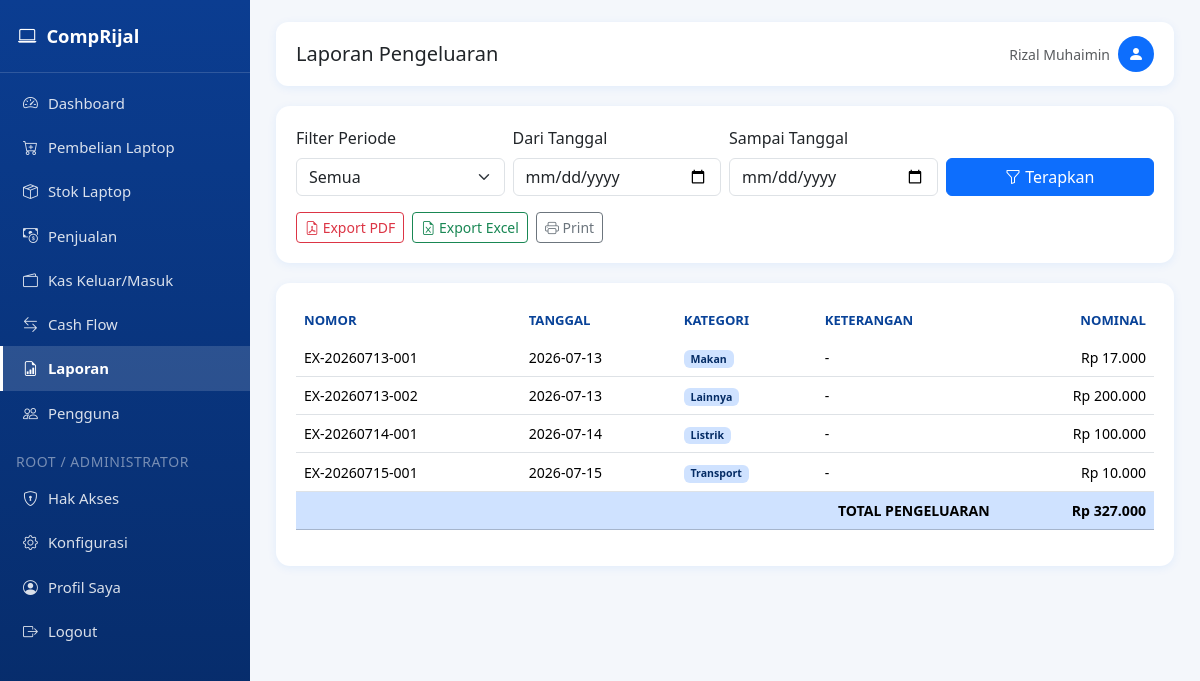
The page /laporan/pengeluaran (signed in) on the database its author committed.
### tables this page shows
CREATE TABLE settings (
            key TEXT PRIMARY KEY,
            value TEXT
        );

CREATE TABLE pengeluaran (
            id INTEGER PRIMARY KEY AUTOINCREMENT,
            nomor TEXT UNIQUE NOT NULL,
            tanggal TEXT NOT NULL,
            kategori TEXT,
            keterangan TEXT,
            nominal REAL DEFAULT 0,
            created_at TEXT DEFAULT CURRENT_TIMESTAMP
        , tipe TEXT DEFAULT 'keluar');

### app.py (the view)
@app.route("/laporan/pengeluaran")
@page_required("laporan")
def laporan_pengeluaran():
    rows, total, filt, start_date, end_date = _laporan_pengeluaran_data()
    return render_template("laporan_pengeluaran.html", rows=rows, total=total, filt=filt,
                            start_date=start_date, end_date=end_date)

### app.py (called while the page is built)
def page_required(page_key):
    def wrapper(f):
        @wraps(f)
        def decorated(*args, **kwargs):
            if "user_id" not in session:
                flash("Silakan login terlebih dahulu.", "warning")
                return redirect(url_for("login"))
            if not has_page_access(session["user_id"], session.get("role"), page_key):
                flash("Anda tidak memiliki hak akses ke halaman ini. Hubungi administrator.", "danger")
                return redirect(url_for("dashboard"))
            return f(*args, **kwargs)
        return decorated
    return wrapper

def can_access_page(page_key: str) -> bool:
    if "user_id" not in session:
        return False
    if page_key in {"konfigurasi", "hak_akses"}:
        return session.get("role") in ("root", "administrator")
    return has_page_access(session["user_id"], session.get("role"), page_key)

def get_period_range():
    filt = request.args.get("filter", "semua")
    today = datetime.now().date()
    start_date = request.args.get("start_date", "")
    end_date = request.args.get("end_date", "")
    if filt == "harian":
        start_date = end_date = today.strftime("%Y-%m-%d")
    elif filt == "bulanan":
        start_date = today.replace(day=1).strftime("%Y-%m-%d")
        end_date = today.strftime("%Y-%m-%d")
    elif filt == "tahunan":
        start_date = today.replace(month=1, day=1).strftime("%Y-%m-%d")
        end_date = today.strftime("%Y-%m-%d")
    elif filt == "periode":
        pass  # gunakan start_date & end_date dari form
    else:
        start_date, end_date = "", ""
    return filt, start_date, end_date

@app.context_processor
def inject_globals():
    return {
        "rp": reports.rp,
        "current_year": datetime.now().year,
        "now_date": datetime.now().strftime("%Y-%m-%d"),
        "app_settings": get_all_settings(),
        "can_access_page": can_access_page,
    }

def _laporan_pengeluaran_data():
    filt, start_date, end_date = get_period_range()
    conn = get_db_connection()
    query = "SELECT * FROM pengeluaran WHERE 1=1"
    params = []
    if start_date:
        query += " AND tanggal >= ?"
        params.append(start_date)
    if end_date:
        query += " AND tanggal <= ?"
        params.append(end_date)
    query += " ORDER BY tanggal ASC"
    rows = conn.execute(query, params).fetchall()
    conn.close()
    total = sum(r["nominal"] for r in rows)
    return rows, total, filt, start_date, end_date

### templates/laporan_pengeluaran.html (shortened to what this page needs)
{% extends "base.html" %}
{% block page_title %}Laporan Pengeluaran{% endblock %}
{% block content %}
<div class="card-panel">
    {% include "_filter_periode.html" %}
    <div class="mt-3 d-flex gap-2 no-print">
        <a href="{{ url_for('laporan_pengeluaran_pdf', filter=filt, start_date=start_date, end_date=end_date) }}" class="btn btn-outline-danger btn-sm" target="_blank"><i class="bi bi-file-earmark-pdf"></i> Export PDF</a>
        <a href="{{ url_for('laporan_pengeluaran_excel', filter=filt, start_date=start_date, end_date=end_date) }}" class="btn btn-outline-success btn-sm"><i class="bi bi-file-earmark-excel"></i> Export Excel</a>
        <button class="btn btn-outline-secondary btn-sm" onclick="window.print()"><i class="bi bi-printer"></i> Print</button>
    </div>
</div>
<div class="card-panel">
    <div class="table-responsive">
        <table class="table table-hover align-middle">
            <thead><tr><th>Nomor</th><th>Tanggal</th><th>Kategori</th><th>Keterangan</th><th class="text-end">Nominal</th></tr></thead>
            <tbody>
                {% for r in rows %}
                <tr>
                    <td>{{ r.nomor }}</td>
                    <td>{{ r.tanggal }}</td>
                    <td><span class="badge bg-primary-subtle text-primary-emphasis">{{ r.kategori }}</span></td>
                    <td>{{ r.keterangan or '-' }}</td>
                    <td class="text-end">{{ rp(r.nominal) }}</td>
                </tr>
                {% else %}
                <tr><td colspan="5" class="text-center text-muted py-4">Tidak ada data pada periode ini.</td></tr>
                {% endfor %}
            </tbody>
            <tfoot>
                <tr class="table-primary fw-bold">
                    <td colspan="4" class="text-end">TOTAL PENGELUARAN</td>
                    <td class="text-end">{{ rp(total) }}</td>
                </tr>
            </tfoot>
        </table>
    </div>
</div>
{% endblock %}

### templates/base.html (shortened to what this page needs)
<!DOCTYPE html>
<html lang="id">
<head>
    <link href="{{ url_for('static', filename='css/bootstrap.min.css') }}" rel="stylesheet">
    <link href="{{ url_for('static', filename='css/bootstrap-icons.css') }}" rel="stylesheet">
    <link href="{{ url_for('static', filename='css/style.css') }}" rel="stylesheet">
</head>
<body>
    <nav class="sidebar" id="sidebar">
        <div class="brand">
            <i class="bi bi-laptop"></i>
            <span>{{ app_settings.app_title }}</span>
        </div>
        <div class="nav flex-column pt-2">
            {% if can_access_page('dashboard') %}
            <a class="nav-link {% if request.endpoint == 'dashboard' %}active{% endif %}" href="{{ url_for('dashboard') }}">
                <i class="bi bi-speedometer2"></i> Dashboard
            </a>
            {% endif %}
            {% if can_access_page('pembelian') %}
            <a class="nav-link {% if request.endpoint and request.endpoint.startswith('pembelian') %}active{% endif %}" href="{{ url_for('pembelian_list') }}">
                <i class="bi bi-cart-plus"></i> Pembelian Laptop
            </a>
            {% endif %}
            {% if can_access_page('stok') %}
            <a class="nav-link {% if request.endpoint == 'stok_list' %}active{% endif %}" href="{{ url_for('stok_list') }}">
                <i class="bi bi-box-seam"></i> Stok Laptop
            </a>
            {% endif %}
            {% if can_access_page('penjualan') %}
            <a class="nav-link {% if request.endpoint and request.endpoint.startswith('penjualan') %}active{% endif %}" href="{{ url_for('penjualan_list') }}">
                <i class="bi bi-cash-coin"></i> Penjualan
            </a>
            {% endif %}
            {% if can_access_page('pengeluaran') %}
            <a class="nav-link {% if request.endpoint and request.endpoint.startswith('pengeluaran') %}active{% endif %}" href="{{ url_for('pengeluaran_list') }}">
                <i class="bi bi-wallet2"></i> Kas Keluar/Masuk
            </a>
            {% endif %}
            {% if can_access_page('cashflow') %}
            <a class="nav-link {% if request.endpoint == 'cashflow_view' %}active{% endif %}" href="{{ url_for('cashflow_view') }}">
                <i class="bi bi-arrow-left-right"></i> Cash Flow
            </a>
            {% endif %}
            {% if can_access_page('laporan') %}
            <a class="nav-link {% if request.endpoint and request.endpoint.startswith('laporan') %}active{% endif %}" href="{{ url_for('laporan_menu') }}">
                <i class="bi bi-file-earmark-bar-graph"></i> Laporan
            </a>
            {% endif %}
            {% if can_access_page('pengguna') %}
            <a class="nav-link {% if request.endpoint and request.endpoint.startswith('pengguna') %}active{% endif %}" href="{{ url_for('pengguna_list') }}">
                <i class="bi bi-people"></i> Pengguna
            </a>
            {% endif %}
            {% if can_access_page('hak_akses') %}
            <div class="px-3 pt-3 pb-1 text-uppercase small" style="color: rgba(255,255,255,0.45); letter-spacing: .04em;">Root / Administrator</div>
            <a class="nav-link {% if request.endpoint == 'hak_akses' %}active{% endif %}" href="{{ url_for('hak_akses') }}">
                <i class="bi bi-shield-lock"></i> Hak Akses
            </a>
            {% endif %}
            {% if can_access_page('konfigurasi') %}
            <a class="nav-link {% if request.endpoint == 'konfigurasi' %}active{% endif %}" href="{{ url_for('konfigurasi') }}">
                <i class="bi bi-gear"></i> Konfigurasi
            </a>
            {% endif %}
            <a class="nav-link {% if request.endpoint == 'profil' %}active{% endif %}" href="{{ url_for('profil') }}">
                <i class="bi bi-person-circle"></i> Profil Saya
            </a>
            <a class="nav-link" href="{{ url_for('logout') }}">
                <i class="bi bi-box-arrow-right"></i> Logout
            </a>
        </div>
    </nav>
    <div class="main-content">
        <div class="topbar no-print">
            <div class="d-flex align-items-center gap-3">
                <h5 class="mb-0">{% block page_title %}Dashboard{% endblock %}</h5>
            </div>
            <div class="d-flex align-items-center gap-2">
                <span class="text-muted small d-none d-sm-inline">{{ session.get('nama') or session.get('username') }}</span>
                <div class="bg-primary text-white rounded-circle d-flex align-items-center justify-content-center" style="width:36px;height:36px;">
                    <i class="bi bi-person-fill"></i>
                </div>
            </div>
        </div>
        {% block content %}{% endblock %}
    </div>
</body>
</html>

### static/css/style.css (style rules this page uses)
:root { --biru-utama: #0d6efd; --biru-gelap: #084298; --biru-muda: #e7f1ff; --biru-sidebar: #0b3d91; --putih: #ffffff; --abu: #f4f7fb; }
body { background-color: var(--abu); font-family: 'Segoe UI', Roboto, Arial, sans-serif; }
.sidebar { min-height: 100vh; background: linear-gradient(180deg, var(--biru-sidebar) 0%, #062a66 100%); color: var(--putih); width: 250px; position: fixed; top: 0; left: 0; z-index: 1030; transition: transform 0.25s ease; }
.sidebar .brand { padding: 22px 18px; font-weight: 700; font-size: 1.15rem; border-bottom: 1px solid rgba(255,255,255,0.15); display: flex; align-items: center; gap: 10px; }
.sidebar .nav-link { color: rgba(255,255,255,0.85); padding: 11px 20px; font-size: 0.93rem; border-left: 3px solid transparent; display: flex; align-items: center; gap: 10px; }
.sidebar .nav-link.active { background: rgba(255,255,255,0.14); color: #ffffff; border-left-color: #ffffff; font-weight: 600; }
.main-content { margin-left: 250px; padding: 22px 26px 60px; min-height: 100vh; }
.topbar { background: var(--putih); border-radius: 12px; padding: 14px 20px; box-shadow: 0 2px 10px rgba(13,110,253,0.08); margin-bottom: 20px; display: flex; justify-content: space-between; align-items: center; }
.card-panel { background: var(--putih); border-radius: 14px; padding: 20px; box-shadow: 0 2px 10px rgba(13,110,253,0.08); margin-bottom: 20px; }
.table thead { background-color: var(--biru-muda); }
.table thead th { color: var(--biru-gelap); font-size: 0.82rem; font-weight: 700; text-transform: uppercase; border-bottom: none; }
.table td { font-size: 0.88rem; vertical-align: middle; }

### rows shown on the page
settings: app_title "CompRijal"
pengeluaran: nomor "EX-20260713-001", tanggal "2026-07-13", kategori "Makan", keterangan "-", nominal "Rp 17.000"
pengeluaran: nomor "EX-20260713-002", tanggal "2026-07-13", kategori "Lainnya", keterangan "-", nominal "Rp 200.000"
pengeluaran: nomor "EX-20260714-001", tanggal "2026-07-14", kategori "Listrik", keterangan "-", nominal "Rp 100.000"
pengeluaran: nomor "EX-20260715-001", tanggal "2026-07-15", kategori "Transport", keterangan "-", nominal "Rp 10.000"

### other values the page prints
{{ session.get('nama') or session.get('username') }} "Rizal Muhaimin"
{{ rp(total) }} "Rp 327.000"
